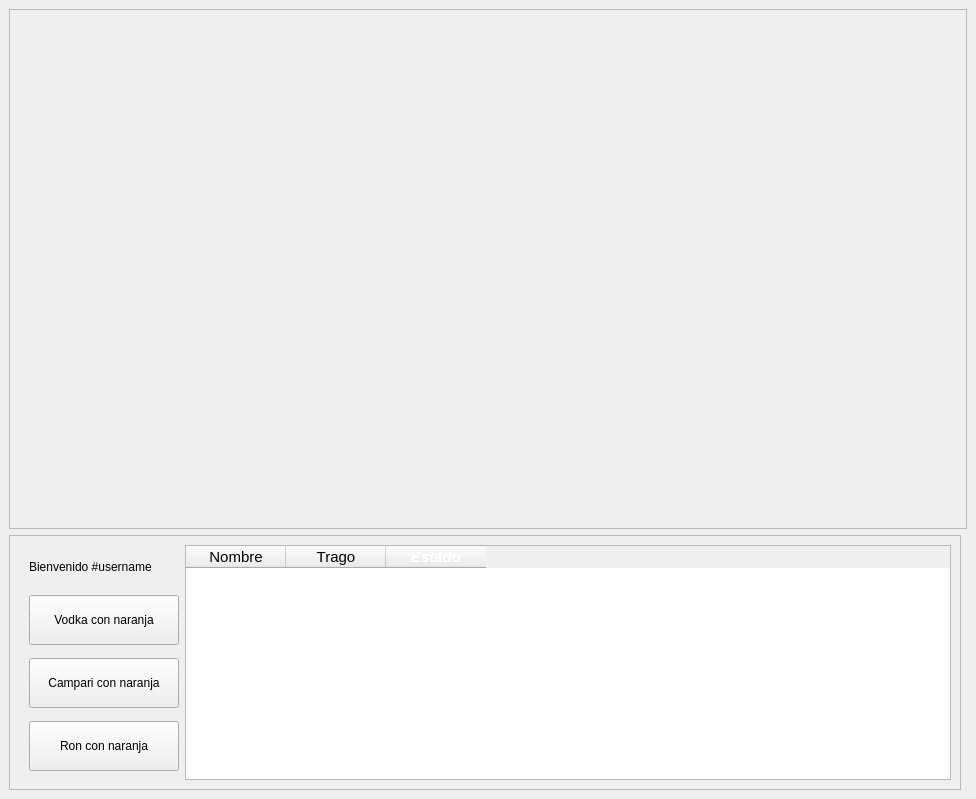
<?xml version="1.0" encoding="UTF-8"?>
<ui version="4.0">
 <class>MainWindow</class>
 <widget class="QMainWindow" name="MainWindow">
  <property name="geometry">
   <rect>
    <x>0</x>
    <y>0</y>
    <width>976</width>
    <height>799</height>
   </rect>
  </property>
  <property name="windowTitle">
   <string>MainWindow</string>
  </property>
  <widget class="QWidget" name="centralwidget">
   <layout class="QGridLayout" name="gridLayout">
    <item row="1" column="0" rowspan="2" colspan="2">
     <widget class="QFrame" name="frame">
      <property name="minimumSize">
       <size>
        <width>500</width>
        <height>500</height>
       </size>
      </property>
      <property name="frameShape">
       <enum>QFrame::Shape::StyledPanel</enum>
      </property>
      <property name="frameShadow">
       <enum>QFrame::Shadow::Raised</enum>
      </property>
      <layout class="QHBoxLayout" name="horizontalLayout">
       <item>
        <spacer name="horizontalSpacer">
         <property name="orientation">
          <enum>Qt::Orientation::Horizontal</enum>
         </property>
         <property name="sizeHint" stdset="0">
          <size>
           <width>210</width>
           <height>20</height>
          </size>
         </property>
        </spacer>
       </item>
       <item>
        <widget class="QLabel" name="image_barmanautomatico">
         <property name="minimumSize">
          <size>
           <width>500</width>
           <height>500</height>
          </size>
         </property>
         <property name="maximumSize">
          <size>
           <width>500</width>
           <height>500</height>
          </size>
         </property>
         <property name="autoFillBackground">
          <bool>false</bool>
         </property>
         <property name="styleSheet">
          <string notr="true">background-image: url(:/bg/bg_barmanautomatico.png);</string>
         </property>
         <property name="text">
          <string/>
         </property>
         <property name="pixmap">
          <pixmap resource="loginpicc.qrc">:/new/prefix1/bg_barmanautomatico.png</pixmap>
         </property>
         <property name="scaledContents">
          <bool>true</bool>
         </property>
        </widget>
       </item>
       <item>
        <spacer name="horizontalSpacer_2">
         <property name="orientation">
          <enum>Qt::Orientation::Horizontal</enum>
         </property>
         <property name="sizeHint" stdset="0">
          <size>
           <width>210</width>
           <height>20</height>
          </size>
         </property>
        </spacer>
       </item>
      </layout>
     </widget>
    </item>
    <item row="4" column="0">
     <widget class="QFrame" name="frame_buttons">
      <property name="minimumSize">
       <size>
        <width>200</width>
        <height>200</height>
       </size>
      </property>
      <property name="frameShape">
       <enum>QFrame::Shape::StyledPanel</enum>
      </property>
      <property name="frameShadow">
       <enum>QFrame::Shadow::Raised</enum>
      </property>
      <layout class="QHBoxLayout" name="horizontalLayout_2">
       <item>
        <layout class="QVBoxLayout" name="verticalLayout">
         <property name="leftMargin">
          <number>10</number>
         </property>
         <item>
          <widget class="QLabel" name="label">
           <property name="maximumSize">
            <size>
             <width>200</width>
             <height>30</height>
            </size>
           </property>
           <property name="text">
            <string>Bienvenido #username</string>
           </property>
          </widget>
         </item>
         <item>
          <widget class="QPushButton" name="butto_VN">
           <property name="minimumSize">
            <size>
             <width>150</width>
             <height>50</height>
            </size>
           </property>
           <property name="maximumSize">
            <size>
             <width>200</width>
             <height>16777215</height>
            </size>
           </property>
           <property name="text">
            <string>Vodka con naranja</string>
           </property>
          </widget>
         </item>
         <item>
          <widget class="QPushButton" name="button_CN">
           <property name="minimumSize">
            <size>
             <width>150</width>
             <height>50</height>
            </size>
           </property>
           <property name="maximumSize">
            <size>
             <width>200</width>
             <height>16777215</height>
            </size>
           </property>
           <property name="text">
            <string>Campari con naranja</string>
           </property>
          </widget>
         </item>
         <item>
          <widget class="QPushButton" name="button_RN">
           <property name="minimumSize">
            <size>
             <width>150</width>
             <height>50</height>
            </size>
           </property>
           <property name="maximumSize">
            <size>
             <width>200</width>
             <height>16777215</height>
            </size>
           </property>
           <property name="text">
            <string>Ron con naranja</string>
           </property>
          </widget>
         </item>
        </layout>
       </item>
       <item>
        <widget class="QTableWidget" name="tableWidget">
         <property name="minimumSize">
          <size>
           <width>325</width>
           <height>200</height>
          </size>
         </property>
         <property name="layoutDirection">
          <enum>Qt::LayoutDirection::LeftToRight</enum>
         </property>
         <property name="autoFillBackground">
          <bool>false</bool>
         </property>
         <property name="midLineWidth">
          <number>0</number>
         </property>
         <property name="dragEnabled">
          <bool>true</bool>
         </property>
         <column>
          <property name="text">
           <string>Nombre</string>
          </property>
          <property name="font">
           <font>
            <pointsize>11</pointsize>
           </font>
          </property>
          <property name="icon">
           <iconset theme="QIcon::ThemeIcon::UserAvailable"/>
          </property>
         </column>
         <column>
          <property name="text">
           <string>Trago</string>
          </property>
          <property name="font">
           <font>
            <pointsize>11</pointsize>
           </font>
          </property>
          <property name="icon">
           <iconset theme="QIcon::ThemeIcon::Phone"/>
          </property>
         </column>
         <column>
          <property name="text">
           <string>Estado</string>
          </property>
          <property name="toolTip">
           <string/>
          </property>
          <property name="font">
           <font>
            <pointsize>11</pointsize>
            <italic>true</italic>
            <bold>true</bold>
           </font>
          </property>
          <property name="foreground">
           <brush brushstyle="SolidPattern">
            <color alpha="255">
             <red>255</red>
             <green>255</green>
             <blue>255</blue>
            </color>
           </brush>
          </property>
          <property name="icon">
           <iconset theme="QIcon::ThemeIcon::ViewRefresh"/>
          </property>
         </column>
        </widget>
       </item>
      </layout>
     </widget>
    </item>
   </layout>
  </widget>
 </widget>
 <resources>
  <include location="loginpicc.qrc"/>
 </resources>
 <connections/>
</ui>
